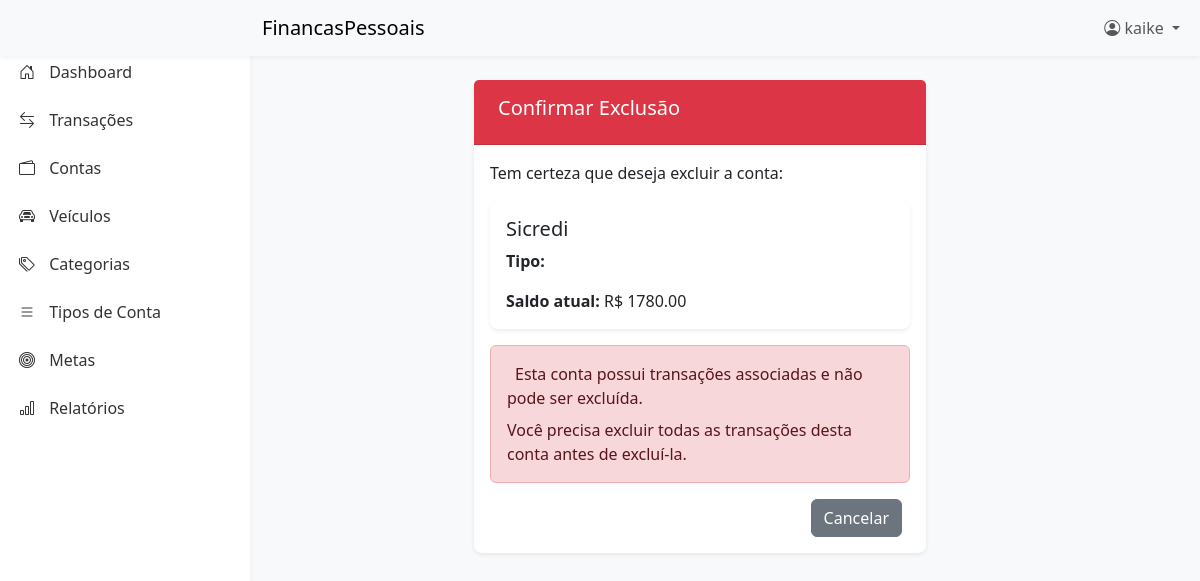
Page /contas/excluir/1/ (signed in) on the earlier database version.
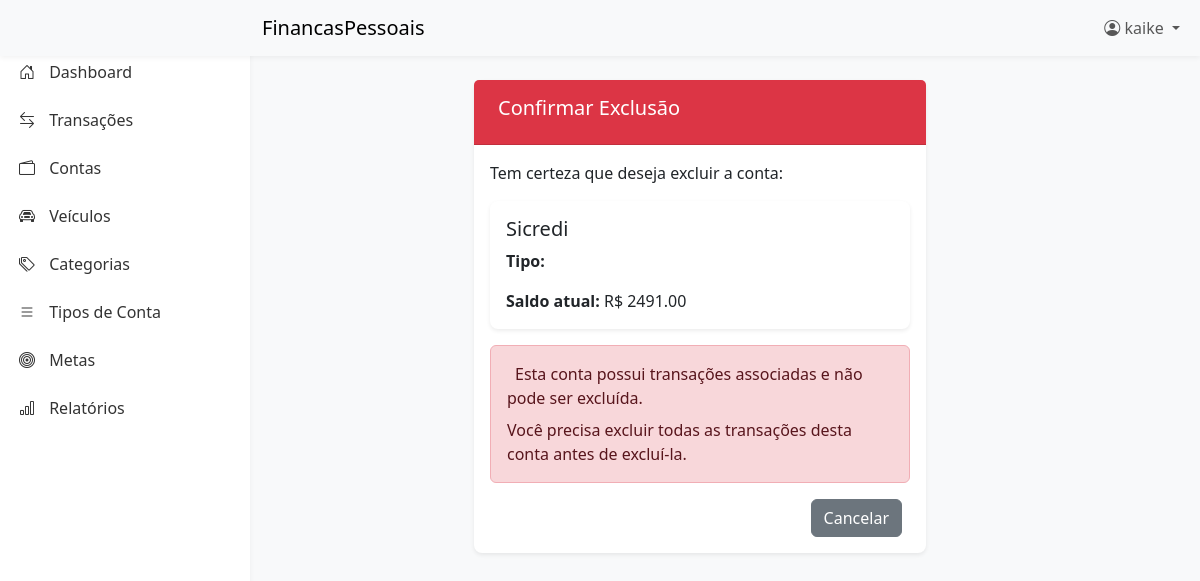
Same page on the later database version.
### core/models.py (models this page shows, shortened)
class Conta(models.Model):
    nome = models.CharField(max_length=100)
    saldo = models.DecimalField(max_digits=10, decimal_places=2, default=0)
    tipo = models.ForeignKey(TipoConta, on_delete=models.SET_NULL, null=True)
    usuario = models.ForeignKey(User, on_delete=models.CASCADE)

### core/views.py (the view, shortened to what this page needs)
# urls.py: path("contas/excluir/<int:pk>/", views.conta_excluir, name="conta_excluir"),
@login_required
def conta_excluir(request, pk):
    conta = get_object_or_404(Conta, pk=pk, usuario=request.user)
    has_transacoes = Transacao.objects.filter(conta=conta).exists()
    return render(
        request,
        "core/conta_confirmar_exclusao.html",
        {"conta": conta, "has_transacoes": has_transacoes},
    )

### templates/core/conta_confirmar_exclusao.html (shortened to what this page needs)
{% extends 'base.html' %}
{% block content %}
<div class="container-fluid">
    <div class="row">
        <div class="col-md-6 mx-auto">
            <div class="card">
                <div class="card-header bg-danger text-white">
                    <h5>Confirmar Exclusão</h5>
                </div>
                <div class="card-body">
                    <p>Tem certeza que deseja excluir a conta:</p>
                    <div class="card mb-3">
                        <div class="card-body">
                            <h5 class="card-title">{{ conta.nome }}</h5>
                            <p class="card-text"><strong>Tipo:</strong> {{ conta.get_tipo_display }}</p>
                            <p class="card-text"><strong>Saldo atual:</strong> R$ {{ conta.saldo|floatformat:2 }}</p>
                        </div>
                    </div>
                    {% if has_transacoes %}
                    <div class="alert alert-danger">
                        Esta conta possui transações associadas e não pode ser excluída.
                        <p class="mb-0 mt-2">Você precisa excluir todas as transações desta conta antes de excluí-la.
                        </p>
                    </div>
                    {% else %}
                    <div class="alert alert-warning">
                        <i class="fas fa-info-circle me-2"></i>Esta ação não pode ser desfeita.
                    </div>
                    {% endif %}
                    <div class="d-flex justify-content-end">
                        <a href="{% url 'core:contas_lista' %}" class="btn btn-secondary me-2">Cancelar</a>
                    </div>
                </div>
            </div>
        </div>
    </div>
</div>
{% endblock %}

Differences in the rows shown:
changed Conta "Sicredi": saldo "1780.00" → "2491.00"
